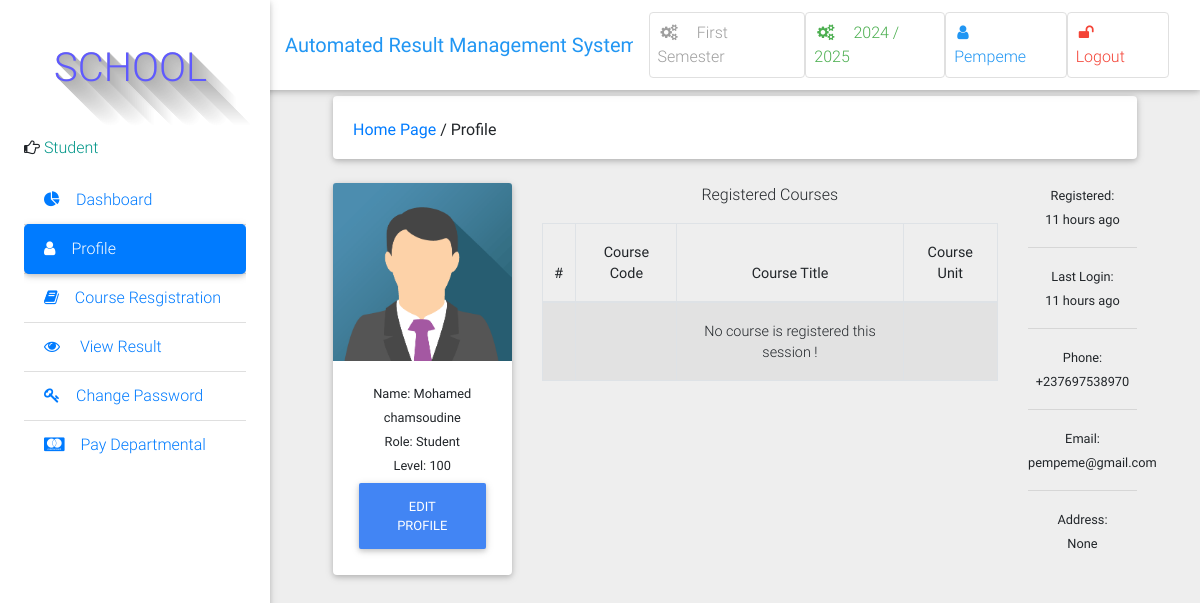
Before: /profile/ (signed in) with the older database file.
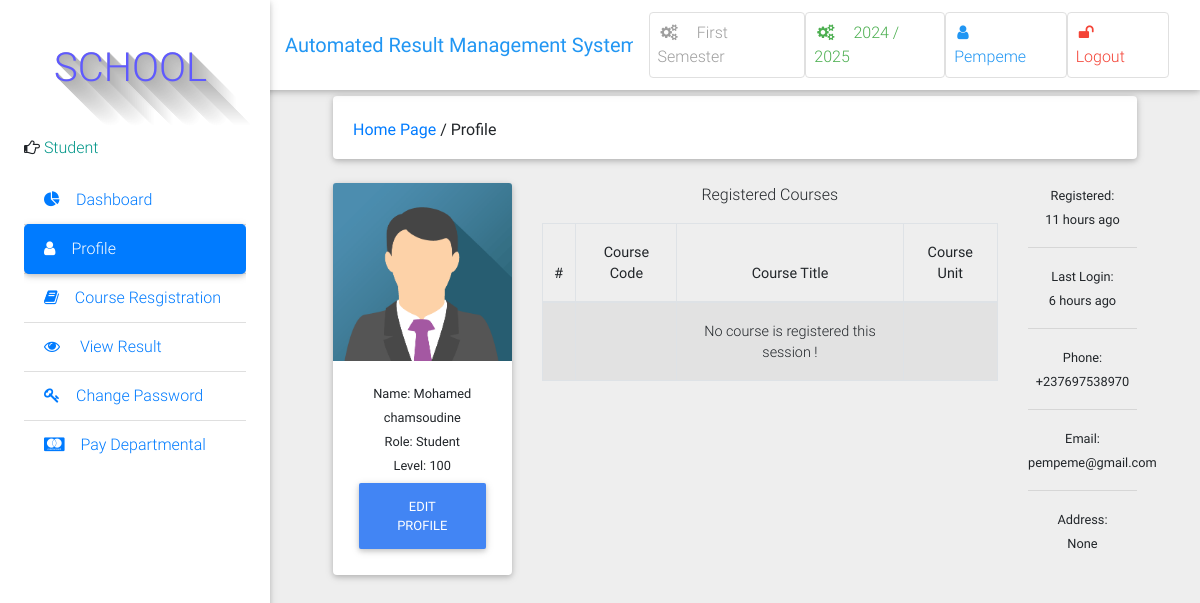
After: the same page with the newer database file.
### learning/models.py (models this page shows)
class User(AbstractUser):
    is_student = models.BooleanField(default=False)
    is_lecturer = models.BooleanField(default=False)
    phone = models.CharField(max_length=60, blank=True, null=True)
    address = models.CharField(max_length=60, blank=True, null=True)
    picture = models.ImageField(upload_to="pictures/", blank=True, null=True)
    email = models.EmailField(blank=True, null=True)
    username_validator = ASCIIUsernameValidator()
    def get_picture(self):
        no_picture = settings.STATIC_URL + 'img/img_avatar.png'
        try:
            return self.picture.url
        except:
            return no_picture
    def get_full_name(self):
        full_name = self.username
        if self.first_name and self.last_name:
            full_name = self.first_name + " " + self.last_name
        return full_name

### learning/views.py (the view)
# urls.py: path('profile/', views.profile, name='profile'),
@login_required
def profile(request):
    current_semester = Semester.objects.get(is_current_semester=True)
    if request.user.is_lecturer:
        courses = Course.objects.filter(allocated_course__lecturer__pk=request.user.id).filter(semester=current_semester)
        return render(request, 'account/profile.html', {"courses": courses,})
    elif request.user.is_student:
        level = Student.objects.get(user__pk=request.user.id)
        courses = TakenCourse.objects.filter(student__user__id=request.user.id, course__level=level.level)
        context = {
        'courses': courses,
        'level': level,
        }
        return render(request, 'account/profile.html', context)
    else:
        staff = User.objects.filter(is_lecturer=True)
        return render(request, 'account/profile.html', { "staff": staff })

### learning/context_processors.py (called while the page is built)
def session_processor(request):
    current_session = Session.objects.get(is_current_session=True)
    return {"current_session": current_session}

def semester_processor(request):
    current_semester = Semester.objects.get(is_current_semester=True)
    return {"current_semester": current_semester}

### learning/models.py (called while the page is built)
    def __str__(self):
        return self.session

    def __str__(self):
        return self.semester

### templates/account/profile.html (shortened to what this page needs)
{% extends 'base.html' %}
{% load static %}
{% load humanize %}
{% block side_bar %}
    {% include 'partial_active_element.html' with active='Profile' %}
{% endblock side_bar %}
{% block content %}
 <div class="container-fluid mt-5">
<div class="card mb-4 wow fadeIn">
    <div class="card-body d-sm-flex justify-content-between">
	    <h6 class="mb-2 mb-sm-0 pt-1">
    	<a href="/">Home Page</a>
        	<span>/</span>
            	<span>Profile</span>
        </h6>
    </div>
</div>
  <div class="row">
    <div class="col-md-3">
<div class="card">
  <div class="view overlay">
    <img class="card-img-top" src="{{ request.user.get_picture }}" alt="User Image">
  </div>
{% if request.user.is_student %}
  <div class="card-body card-body-cascade text-center">
    <small class="card-title">Name: {{ request.user.get_full_name|capfirst }}</small><br>
    <small class="card-title">Role: Student</small><br>
    <small class="card-title">Level: {{ level.level }}</small>
    <a href="{% url 'edit_profile' %}" class="btn btn-primary">Edit Profile</a>
  </div>
{% endif %}
</div>
    </div>
{% if request.user.is_student %}
    <div class="col-md-7 text-center">
      <p>Registered Courses</p>
  <div class="table-wrapper-scroll-y">
  <table class="table table-bordered table-striped">
  <thead>
    <tr>
      <th scope="col">#</th>
      <th scope="col">Course Code</th>
      <th scope="col">Course Title</th>
      <th scope="col">Course Unit</th>
    </tr>
  </thead>
  <tbody>
    {% for course in courses %}
    <tr>
      <th scope="row">{{ forloop.counter }}</th>
      <td>{{ course.course.courseCode }}</td>
      <td>{{ course.course.courseTitle }}</td>
      <td>{{ course.course.courseUnit }}</td>
    </tr>
    {% empty %}
    <tr>
    <td>{{ course.courseCode }}</td>
      <td></td>
      <td>No course is registered this session !</td>
      <td></td>
    </tr>
  {% endfor %}
  </tbody>
</table>
    </div>
  </div>
  {% endif %}
  <div class="col-md-2 text-center">
    <small> Registered:<br><date>{{ user.date_joined|naturaltime }}</date></small><hr />
    <small> Last Login:<br><date>{{ user.last_login|naturaltime }}</date></small><hr />
    <small> Phone:<br><date>{% if user.phone %}{{ user.phone }}{% endif %}</date></small><hr />
    <small> Email:<br><date>{{ user.email }}</date></small><hr />
    <small> Address:<br><date>{{ user.address }}</date></small>
  </div>
</div>
{% endblock %}

### templates/base.html (shortened to what this page needs)
{% load static %}
<!DOCTYPE html>
<html lang="en">
    <head>
        <link rel="stylesheet" href="https://maxcdn.bootstrapcdn.com/font-awesome/4.7.0/css/font-awesome.min.css">
        <link href="{% static 'css/bootstrap.min.css' %}" rel="stylesheet">
        <link href="{% static 'css/mdb.min.css' %}" rel="stylesheet">
        <link href="{% static 'css/style.css' %}" rel="stylesheet">
    </head>
    <body class="grey lighten-3">
    <header>
        <nav class="navbar fixed-top navbar-expand-lg navbar-light white scrolling-navbar">
            <div class="container-fluid">
                <a class="navbar-brand waves-effect" href="/">
                    <strong class="blue-text">Automated Result Management System</strong>
                </a>
                <div class="collapse navbar-collapse" id="navbarSupportedContent">
                    <ul class="navbar-nav nav-flex-icons">
                        <li class="nav-item">
                            <a href="{% if request.user.is_superuser %}{% url 'manage_semester' %}{% else %}#{% endif %}" class="nav-link border border-light grey-text rounded waves-effect">
                                <i class="fa fa-cogs mr-3"></i>{{ current_semester }} Semester
                            </a>
                        </li>
                        <li class="nav-item">
                            <a href="{% if request.user.is_superuser %}{% url 'manage_session' %}{% else %}#{% endif %}" class="nav-link border border-light green-text rounded waves-effect">
                                <i class="fa fa-cogs mr-3"></i>{{ current_session }}
                            </a>
                        </li>
                        <li class="nav-item">
                            <a href="{% url 'profile' %}" class="nav-link border border-light rounded waves-effect blue-text">
                                <i  class="fa fa-user mr-3"></i>{{ user|capfirst }}
                            </a>
                        </li>
                         <li class="nav-item">
                            <a href="/accounts/logout/" class="nav-link border border-light rounded waves-effect red-text">
                                <i class="fa fa-unlock mr-3"></i>Logout
                            </a>
                        </li>
                    </ul>
                </div>
            </div>
        </nav>
        <div class="sidebar-fixed position-fixed">
                <p style="margin-left: 30px;" id="icon" class="logo"> SCHOOL </p>
                {% if request.user.is_lecturer %}
                <p><i class="fa fa-hand-o-right" aria-hidden="true"></i>
                    <span class="teal-text text-center"> Course Lecturer</span></p>
                {% elif request.user.is_student %}
                <p><i class="fa fa-hand-o-right" aria-hidden="true"></i>
                    <span class="teal-text text-center"> Student</span></p>
                {% else %}
                <p><i class="fa fa-hand-o-right" aria-hidden="true"></i>
                    <span class="teal-text text-center"> System Admin</span></p>
                {% endif %}
            <div class="dashboard">
            {% block side_bar %}{% endblock side_bar %}
            </div>
        </div>
    </header>
    <main class="pt-5 mx-lg-5">
        {% block content%} {% endblock %}
    </main>
    <footer>
    	<a href="https://seal.beyondsecurity.com/vulnerability-scanner-verification/admi.vginfotec.xyz"></a>
    </footer>
    </body>
</html>

Changed rows visible on the page:
changed User "Pempeme": last_login "11 hours ago" → "6 hours ago"
